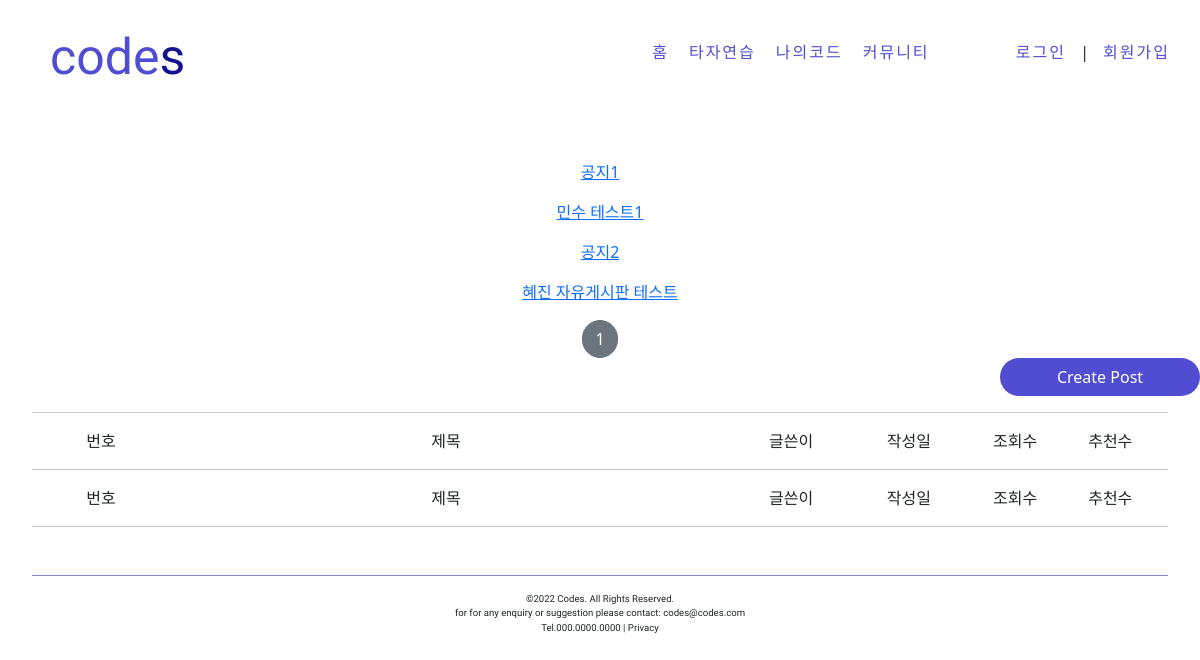
Page /post/list/ on the earlier database version.
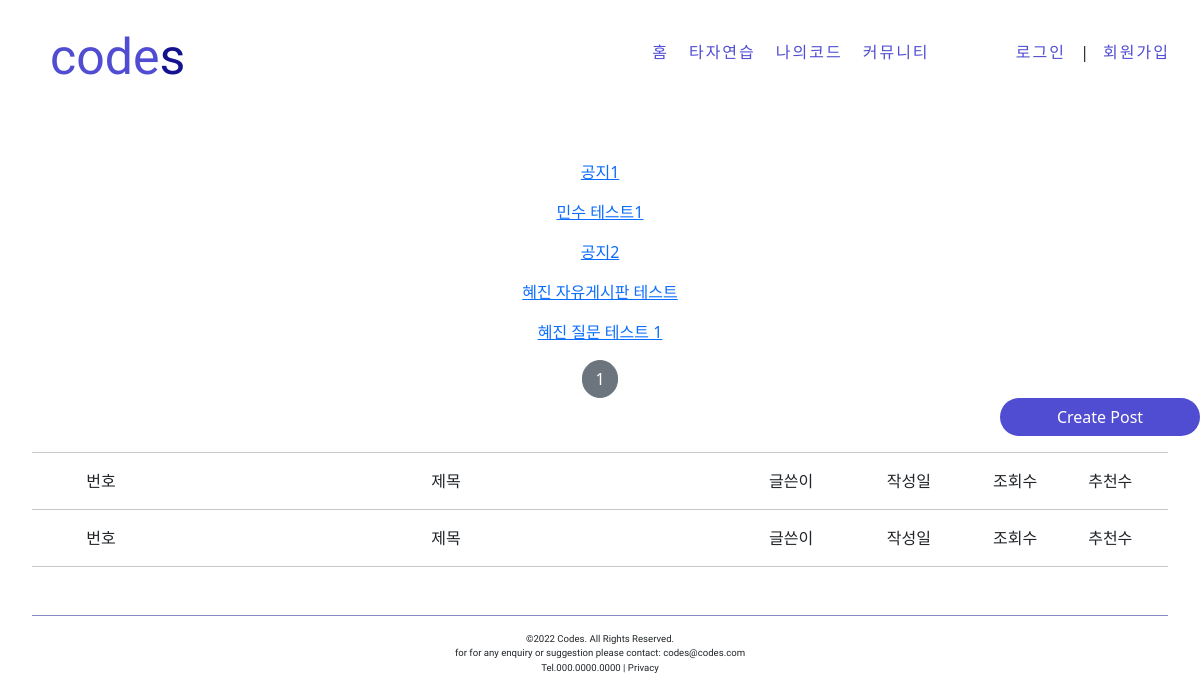
Same page on the later database version.
### postapp/models.py (models this page shows, shortened)
class Post(models.Model):
    post_id = models.AutoField(primary_key=True)
    post_title = models.CharField(max_length=256,null=False)
    image = models.ImageField(upload_to='post/', null=False)
    post_content = models.TextField(null=False)
    post_viewnum = models.IntegerField(default=0)
    like_num = models.IntegerField(default=0)
    post_wdate = models.DateTimeField(auto_now_add=True)
    post_mdate = models.DateTimeField(auto_now=True)
    writer = models.ForeignKey(User, on_delete=models.CASCADE, related_name='post', null=False)
    category = models.ForeignKey(PostCategory, on_delete=models.CASCADE, related_name='category', null=False)

### postapp/views.py (the view)
# urls.py: path('list/', PostListView.as_view(), name='list'),
class PostListView(ListView):
    model = Post
    context_object_name = 'post_list'
    template_name = 'postapp/list.html'
    paginate_by = 10

### postapp/templates/postapp/list.html
{% extends 'base.html' %}
{% block content %}
<div style="margin-top: 5rem">
    {% if post_list %}
    <div style="text-align: center">
    {% for list in post_list %}
        <a href="{% url 'postapp:detail' pk=list.pk %}">
            <p>
                {{ list.post_title }}
            </p>
        </a>
    {% endfor %}
    </div>
    {% else %}
    <div>
        <h4>게시글이 없습니다.</h4>
    </div>
    {% endif %}
    {% include 'snippets/pagination.html' with page_obj=page_obj %}
    <div style="text-align: right">
    <a href="{% url 'postapp:create' %}" class="btn text-white rounded-pill col-2 px-3" style="background-color: #504DD2;">
        Create Post
    </a>
    </div>
    <div style="margin-right: 2rem;margin-left: 2rem; text-align: center;padding:0%">
        <hr>
        <p>
        <div style="display:inline-block; width: 10%;height: auto">번호</div>
        <div style="display:inline-block; width: 50%;">제목</div>
        <div style="display:inline-block; width: 10%;">글쓴이</div>
        <div style="display:inline-block; width: 10%;">작성일</div>
        <div style="display:inline-block; width: 8%;">조회수</div>
        <div style="display:inline-block; width: 8%;">추천수</div>
        </p>
        <hr>
    </div>
    <div style="margin-right: 2rem;margin-left: 2rem; text-align: center;padding:0%">
    <p>
        <div style="display:inline-block; width: 10%;height: auto">번호</div>
        <div style="display:inline-block; width: 50%;">제목</div>
        <div style="display:inline-block; width: 10%;">글쓴이</div>
        <div style="display:inline-block; width: 10%;">작성일</div>
        <div style="display:inline-block; width: 8%;">조회수</div>
        <div style="display:inline-block; width: 8%;">추천수</div>
        </p>
        <hr>
    </div>
</div>
{% endblock %}

Differences in the rows shown:
added Post: post_title "혜진 질문 테스트 1"
